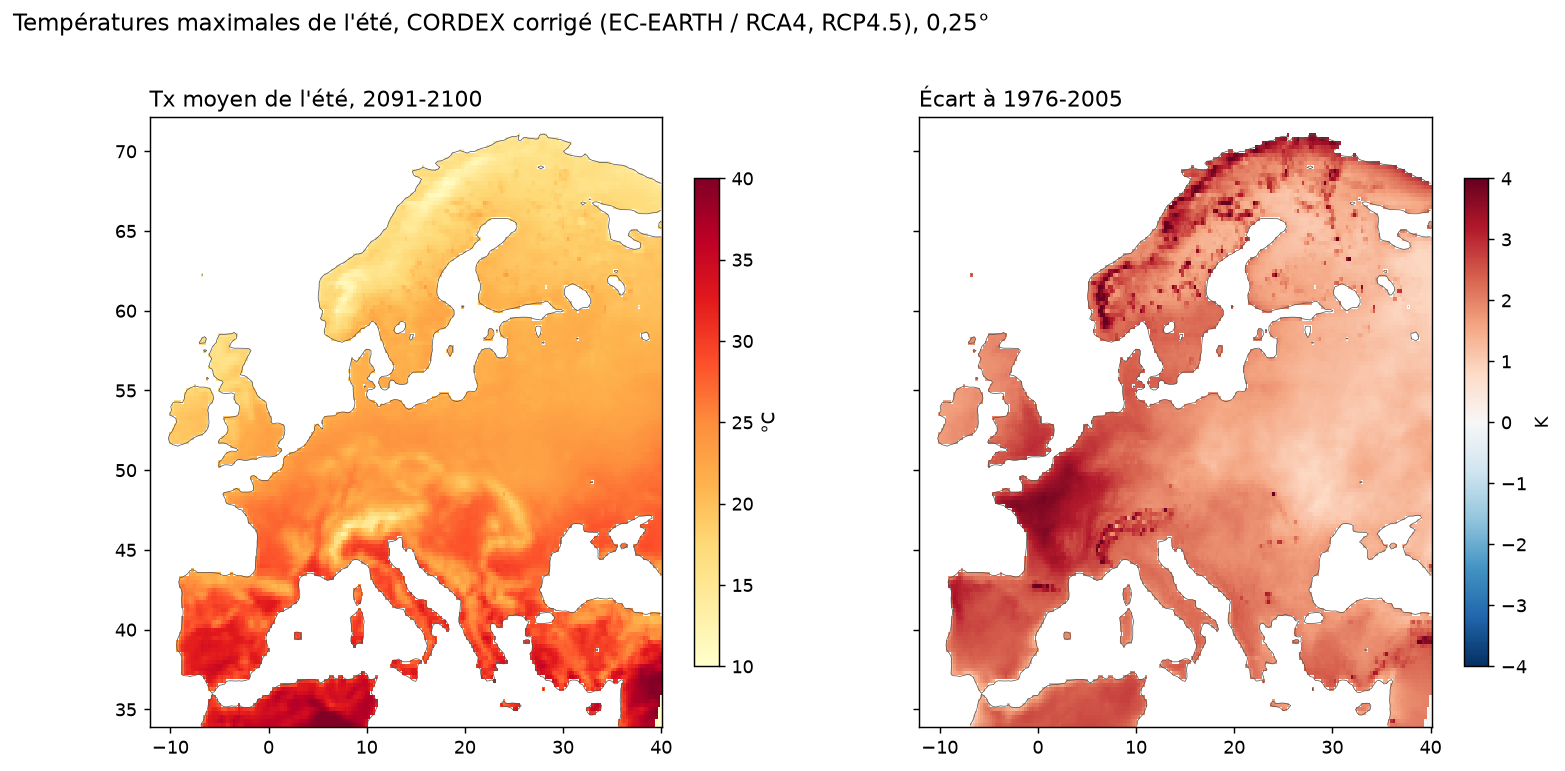

This figure's Python source:
"""Tx moyen de l'été (juin à août) 2091-2100 et écart à 1976-2005, CORDEX corrigé à 0,25°, terres seulement."""
import glob
import warnings
import matplotlib.pyplot as plt
import numpy as np
import xarray as xr

warnings.filterwarnings("ignore")
A = "/Volumes/LaCie/weather-simulator-app-V2/data"
BOX = dict(latitude=slice(72, 34), longitude=slice(-12, 40))


def ete(a, b):
    """Moyenne des Tx de juin à août sur les années a à b."""
    somme, n = 0, 0
    for an in range(a, b + 1):
        f = glob.glob(f"{A}/cordex/eur11_025_qdm/tasmax_*_day_{an}0101-{an}1231.nc")[0]
        tx = xr.open_dataset(f).tasmax.sel(**BOX)
        tx = tx.where(tx.time.dt.month.isin([6, 7, 8]), drop=True)
        somme, n = somme + tx.sum("time").load(), n + tx.sizes["time"]
    m = somme / n
    return m - 273.15 if float(m.mean()) > 200 else m


lsm = xr.open_dataset(f"{A}/era5/fixed/lsm_ERA5.nc")
lsm = lsm[list(lsm.data_vars)[0]].squeeze(drop=True).sel(**BOX)
fin = ete(2091, 2100).where(lsm > 0.5)
ref = ete(1976, 2005).where(lsm > 0.5)
d = fin - ref
print(f"écart moyen sur les terres : {float(d.weighted(np.cos(np.deg2rad(d.latitude))).mean()):.2f} K, "
      f"min {float(d.min()):.1f}, max {float(d.max()):.1f}")

fig, axes = plt.subplots(1, 2, figsize=(14, 6.5), sharey=True)
for ax, champ, cmap, vmin, vmax, titre, lab in [
    (axes[0], fin, "YlOrRd", 10, 40, "Tx moyen de l'été, 2091-2100", "°C"),
    (axes[1], d, "RdBu_r", -4, 4, "Écart à 1976-2005", "K"),
]:
    m = ax.pcolormesh(champ.longitude, champ.latitude, champ, cmap=cmap, vmin=vmin, vmax=vmax, shading="auto")
    ax.contour(lsm.longitude, lsm.latitude, lsm, levels=[0.5], colors="#52514e", linewidths=0.4)
    ax.set_title(titre, loc="left", fontsize=12)
    ax.set_aspect(1 / np.cos(np.deg2rad(52)))
    fig.colorbar(m, ax=ax, shrink=0.75, label=lab)
fig.suptitle("Températures maximales de l'été, CORDEX corrigé (EC-EARTH / RCA4, RCP4.5), 0,25°",
             x=0.05, ha="left", fontsize=13)
fig.savefig("figures/cartes/tx_ete_2091-2100.png", dpi=130, bbox_inches="tight")
